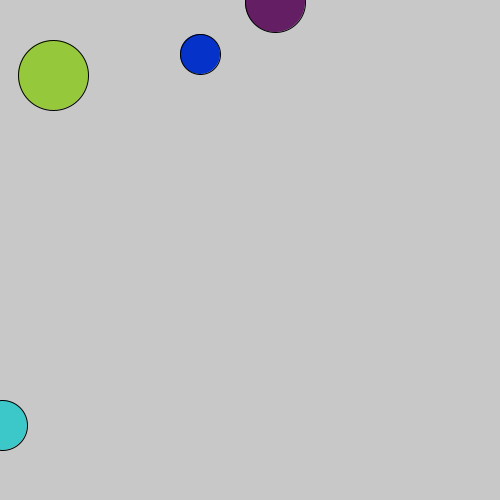
Frame 1 (no input)
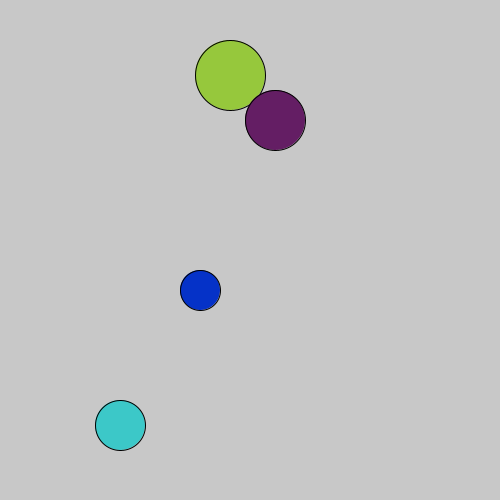
Frame 60 (the mouse pressed at the canvas centre just before this capture)
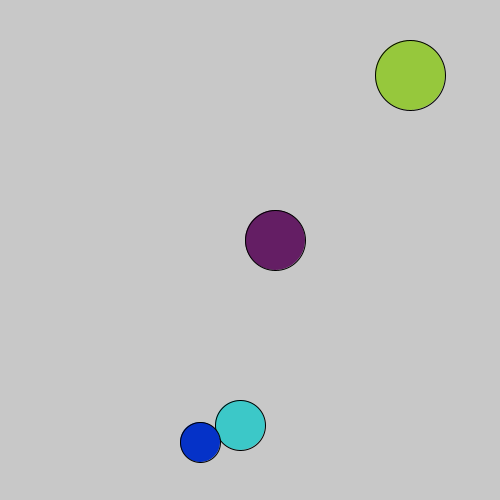
Frame 120 (the mouse held since frame 60 and released just before this capture)

The Processing sketch that drew these frames (run headless with seeded random() and noise(); from frame 60 on, the mouse is pressed at the canvas centre):

// Processing sketch: processing_31261
// ── processing_31261.pde

class Foot{ 
int y;
int z=485;
int xPos;
int yPos;
int wid;
int hei;
color col;
int sp; 
int spd;
 
Foot(int x, int y, int w, int h,int speed, int speed2, color c){
 spd=speed2;
  sp=speed;
xPos = x;
yPos = y;
wid = w;
hei = h;
col = c;
}
void display(){
fill(col);
ellipse (xPos, yPos, wid, hei);
}
void drive(){
  
if(xPos>z){
  spd=-spd;
}
if(xPos>z){
  z=15;
}
if(xPos<0){
  spd=-spd;
}
z=485;
xPos=xPos+sp;

if(yPos>z){
  sp=-sp;
}
if(yPos>z){
  z=15;
}
if(yPos<0){
  sp=-sp;
}
z=485;
yPos=yPos+sp;
}
}
Shoe urs;
Shoe mine;
Sock stripe;
Sock dotted;
Foot starred;
void setup(){
stripe = new Sock(0,425,50,50,2,color(60,200,200));
dotted = new Sock(50,75,70,70,3,color(150,200,60));
mine = new Shoe(275,0,60,60,2,color(100,30,100));
urs = new Shoe(200,50,40,40,4,color(5,50,200));
starred = new Foot(0,0,30,30,2,3,color(5,10,200));
size(500,500);
}
 
void draw(){
  background(200);
    stripe.drive();
  stripe.display();

dotted.drive();
dotted.display();
urs.drive();
  urs.display();

mine.drive();
mine.display();
}
   class Shoe{ 
int y;
int z=485;
int xPos;
int yPos;
int wid;
int hei;
color col;
int sp; 

 
Shoe(int x, int y, int w, int h,int speed, color c){
 sp=speed;
xPos = x;
yPos = y;
wid = w;
hei = h;
col = c;
}
void display(){
fill(col);
ellipse (xPos, yPos, wid, hei);
}
void drive(){
  
if(yPos>z){
  sp=-sp;
}
if(yPos>z){
  z=15;
}
if(yPos<0){
  sp=-sp;
}
z=485;
yPos=yPos+sp;
}
}
             class Sock{ 
int y;
int z=485;
int xPos;
int yPos;
int wid;
int hei;
color col;
int sp; 

 
Sock(int x, int y, int w, int h,int speed, color c){
 sp=speed;
xPos = x;
yPos = y;
wid = w;
hei = h;
col = c;
}
void display(){
fill(col);
ellipse (xPos, yPos, wid, hei);
}
void drive(){
  
if(xPos>z){
  sp=-sp;
}
if(xPos>z){
  z=15;
}
if(xPos<0){
  sp=-sp;
}
z=485;
xPos=xPos+sp;
}
}
                                
